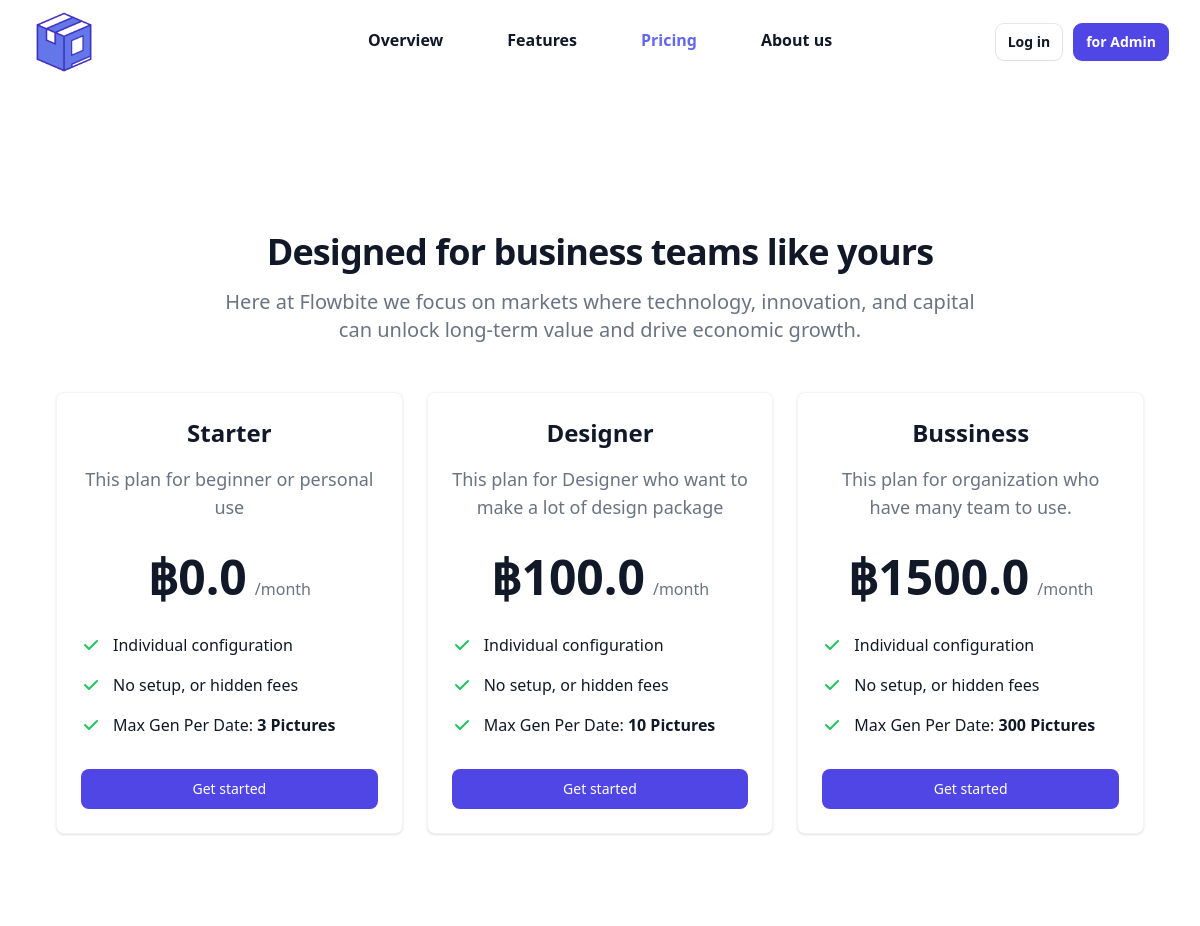
The page /pricing/ on the database its author committed.
### app_gen/models.py (models this page shows, shortened)
class Class(models.Model):
    class_id = models.BigAutoField(auto_created=True, primary_key=True, serialize=False, verbose_name='ID')
    class_name = models.CharField(max_length=100,null=False)
    class_detail = models.CharField(max_length=1000,default="")
    class_price = models.FloatField(default=0,null=False)
    max_gen_per_date = models.IntegerField(default=0,null=False)
    class Meta:
        verbose_name_plural = "Classes"

### app_gen/views.py (the view)
# urls.py: path('pricing/',views.market,name='market'),
def market(request):
    classes = Class.objects.all()
    logined  = loginCheck(request)
    context = {}
    if logined:
        username = request.session['username']
        pic = request.session['pic']
        context = {'logined':logined,'username':username,'pic':pic,'classes': classes}
    else:
        context = {'classes': classes}
    if request.method == 'POST':
        selected = request.POST['plan']
        print(selected)
    return render(request,'app_gen/market.html',context)

### app_gen/views.py (called while the page is built)
def loginCheck(request):
    if 'uid' in request.session:
        request.session['logined'] = True
        return True
    else:
        return False

### app_gen/templates/app_gen/market.html (shortened to what this page needs)
{% extends 'app_gen/components/base.html' %}
{% block content %}
  <div class="bg-white-100">
    <div class="mx-auto max-w-2xl py-16 px-4 sm:py-24 sm:px-6 lg:max-w-7xl lg:px-8">
      <form method="post" action="/transections/" class="bg-white dark:bg-gray-900">
        <div class="py-8 px-4 mx-auto max-w-screen-xl lg:py-16 lg:px-6">
            <div class="mx-auto max-w-screen-md text-center mb-8 lg:mb-12">
                <h2 class="textup mb-4 text-4xl tracking-tight font-extrabold text-gray-900 dark:text-white">Designed for business teams like yours</h2>
                <p class="mb-5 textup font-light text-gray-500 sm:text-xl dark:text-gray-400">Here at Flowbite we focus on markets where technology, innovation, and capital can unlock long-term value and drive economic growth.</p>
            </div>
            <div class=" space-y-8 lg:grid lg:grid-cols-3 sm:gap-6 xl:gap-10 lg:space-y-0">
                {% for P in classes %}
                <div class="textup flex flex-col p-6 mx-auto max-w-lg text-center text-gray-900 bg-white rounded-lg border border-gray-100 shadow dark:border-gray-600 xl:p-8 dark:bg-gray-800 dark:text-white">
                    <h3 class="mb-4 text-2xl font-semibold">{{P.class_name}}</h3>
                    <p class="font-light text-gray-500 sm:text-lg dark:text-gray-400">{{P.class_detail}}</p>
                    <div class="flex justify-center items-baseline my-8">
                        <span class="mr-2 text-5xl font-extrabold">฿{{P.class_price}}</span>
                        <span class="text-gray-500 dark:text-gray-400">/month</span>
                    </div>
                    <ul role="list" class="mb-8 space-y-4 text-left">
                        <li class="flex items-center space-x-3">
                            <span>Individual configuration</span>
                        </li>
                        <li class="flex items-center space-x-3">
                            <span>No setup, or hidden fees</span>
                        </li>
                        <li class="flex items-center space-x-3">
                            <span>Max Gen Per Date: <span class="font-semibold">{{P.max_gen_per_date}} Pictures</span></span>
                        </li>
                    </ul>
                    <button type="submit" name="plan" value="{{ P.class_name }}" class="text-white bg-indigo-600 hover:bg-indigo-700 focus:ring-4 focus:ring-primary-200 font-medium rounded-lg text-sm px-5 py-2.5 text-center dark:text-white  dark:focus:ring-primary-900">Get started</button>
                </div>
               {% endfor %}
            </div>
        </div>
      </form>
    </div>
  </div>
  {% endblock  %}

### rows shown on the page
Class: class_name "Starter", class_detail "This plan for beginner or personal use", class_price "0.0", max_gen_per_date "3"
Class: class_name "Designer", class_detail "This plan for Designer who want to make a lot of design package", class_price "100.0", max_gen_per_date "10"
Class: class_name "Bussiness", class_detail "This plan for organization who have many team to use.", class_price "1500.0", max_gen_per_date "300"
